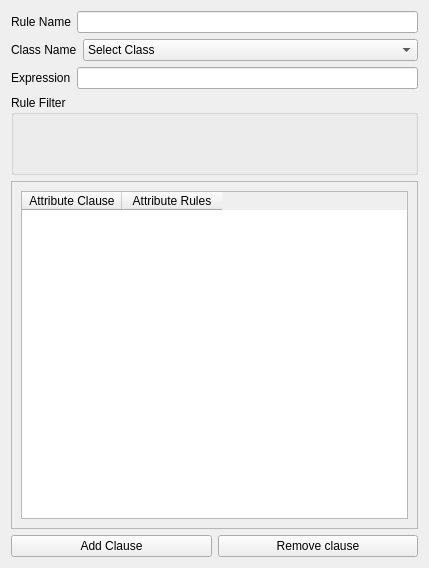
<?xml version="1.0" encoding="UTF-8"?>
<ui version="4.0">
 <class>newAttributeRuleBuilderWidget</class>
 <widget class="QWidget" name="newAttributeRuleBuilderWidget">
  <property name="geometry">
   <rect>
    <x>0</x>
    <y>0</y>
    <width>429</width>
    <height>568</height>
   </rect>
  </property>
  <property name="sizePolicy">
   <sizepolicy hsizetype="Preferred" vsizetype="MinimumExpanding">
    <horstretch>0</horstretch>
    <verstretch>0</verstretch>
   </sizepolicy>
  </property>
  <property name="minimumSize">
   <size>
    <width>0</width>
    <height>300</height>
   </size>
  </property>
  <property name="windowTitle">
   <string>Form</string>
  </property>
  <layout class="QGridLayout" name="gridLayout">
   <item row="0" column="0" colspan="2">
    <layout class="QHBoxLayout" name="horizontalLayout_3">
     <item>
      <widget class="QLabel" name="label_4">
       <property name="text">
        <string>Rule Name</string>
       </property>
      </widget>
     </item>
     <item>
      <widget class="QLineEdit" name="ruleNameLineEdit"/>
     </item>
    </layout>
   </item>
   <item row="1" column="0" colspan="2">
    <layout class="QHBoxLayout" name="horizontalLayout">
     <item>
      <widget class="QLabel" name="label">
       <property name="text">
        <string>Class Name</string>
       </property>
      </widget>
     </item>
     <item>
      <widget class="QComboBox" name="classComboBox">
       <property name="sizePolicy">
        <sizepolicy hsizetype="MinimumExpanding" vsizetype="Fixed">
         <horstretch>0</horstretch>
         <verstretch>0</verstretch>
        </sizepolicy>
       </property>
       <item>
        <property name="text">
         <string>Select Class</string>
        </property>
       </item>
      </widget>
     </item>
    </layout>
   </item>
   <item row="2" column="0" colspan="2">
    <layout class="QHBoxLayout" name="horizontalLayout_2">
     <item>
      <widget class="QLabel" name="label_3">
       <property name="text">
        <string>Expression</string>
       </property>
      </widget>
     </item>
     <item>
      <widget class="QLineEdit" name="expressionLineEdit"/>
     </item>
    </layout>
   </item>
   <item row="3" column="0" colspan="2">
    <widget class="QgsCollapsibleGroupBox" name="mGroupBox">
     <property name="minimumSize">
      <size>
       <width>0</width>
       <height>80</height>
      </size>
     </property>
     <property name="title">
      <string>Rule Filter</string>
     </property>
     <layout class="QGridLayout" name="gridLayout_3">
      <item row="0" column="0">
       <widget class="AttributeConditionWidget" name="widget" native="true"/>
      </item>
     </layout>
    </widget>
   </item>
   <item row="4" column="0" colspan="2">
    <widget class="QScrollArea" name="newAttributeScrollArea">
     <property name="sizePolicy">
      <sizepolicy hsizetype="MinimumExpanding" vsizetype="Expanding">
       <horstretch>0</horstretch>
       <verstretch>0</verstretch>
      </sizepolicy>
     </property>
     <property name="minimumSize">
      <size>
       <width>0</width>
       <height>200</height>
      </size>
     </property>
     <property name="widgetResizable">
      <bool>true</bool>
     </property>
     <widget class="QWidget" name="scrollAreaWidgetContents">
      <property name="geometry">
       <rect>
        <x>0</x>
        <y>0</y>
        <width>415</width>
        <height>353</height>
       </rect>
      </property>
      <layout class="QGridLayout" name="gridLayout_2">
       <item row="0" column="0">
        <layout class="QVBoxLayout" name="verticalLayout">
         <property name="sizeConstraint">
          <enum>QLayout::SetMinimumSize</enum>
         </property>
         <item>
          <widget class="QTableWidget" name="attributeTableWidget">
           <property name="sizePolicy">
            <sizepolicy hsizetype="Expanding" vsizetype="MinimumExpanding">
             <horstretch>0</horstretch>
             <verstretch>0</verstretch>
            </sizepolicy>
           </property>
           <property name="minimumSize">
            <size>
             <width>0</width>
             <height>200</height>
            </size>
           </property>
           <column>
            <property name="text">
             <string>Attribute Clause</string>
            </property>
           </column>
           <column>
            <property name="text">
             <string>Attribute Rules</string>
            </property>
           </column>
          </widget>
         </item>
        </layout>
       </item>
      </layout>
     </widget>
    </widget>
   </item>
   <item row="5" column="0">
    <widget class="QPushButton" name="addClausePushButton">
     <property name="text">
      <string>Add Clause</string>
     </property>
     <property name="icon">
      <iconset resource="../../resources.qrc">
       <normaloff>:/plugins/DsgTools/icons/plus.png</normaloff>:/plugins/DsgTools/icons/plus.png</iconset>
     </property>
    </widget>
   </item>
   <item row="5" column="1">
    <widget class="QPushButton" name="removeClausePushButton">
     <property name="text">
      <string>Remove clause</string>
     </property>
     <property name="icon">
      <iconset resource="../../resources.qrc">
       <normaloff>:/plugins/DsgTools/icons/remove.png</normaloff>:/plugins/DsgTools/icons/remove.png</iconset>
     </property>
    </widget>
   </item>
  </layout>
 </widget>
 <customwidgets>
  <customwidget>
   <class>QgsCollapsibleGroupBox</class>
   <extends>QGroupBox</extends>
   <header>qgis.gui</header>
   <container>1</container>
  </customwidget>
  <customwidget>
   <class>AttributeConditionWidget</class>
   <extends>QWidget</extends>
   <header>DsgTools.CustomWidgets.AttributeValidityWidgets.attributeConditionWidget.h</header>
   <container>1</container>
  </customwidget>
 </customwidgets>
 <resources>
  <include location="../../resources.qrc"/>
 </resources>
 <connections/>
</ui>
